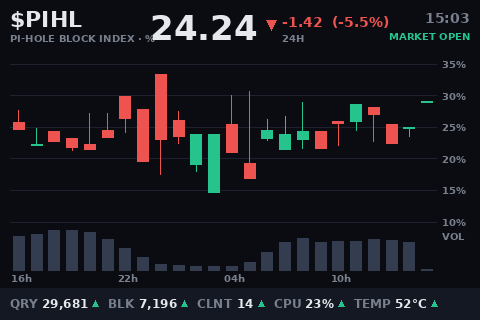

Write Python code to recreate this figure.
#!/usr/bin/env python3
"""Pi-hole LCD (480x320): stock ticker. The block rate traded as $PIHL: hourly candlesticks over 24 h, volume bars, ticker strip."""
import time, sqlite3, socket, psutil
from PIL import Image, ImageDraw, ImageFont
from datetime import datetime

# --- CONFIG ---
FB_DEV = "/dev/fb1"
WIDTH, HEIGHT = 480, 320
DB_PATH = "/etc/pihole/pihole-FTL.db"
UPDATE_INTERVAL = 4

# --- SYSTEM ---
def get_ip():
    try:
        s = socket.socket(socket.AF_INET, socket.SOCK_DGRAM)
        s.connect(("8.8.8.8", 80))
        ip = s.getsockname()[0]; s.close(); return ip
    except: return "N/A"

def get_hostname(): return socket.gethostname()

def get_temp():
    try: return int(open("/sys/class/thermal/thermal_zone0/temp").read()) / 1000
    except: return 0

def get_cpu(): return psutil.cpu_percent()

def get_mem(): return psutil.virtual_memory().percent

def get_uptime_short():
    """'12d 7h' when up for days, otherwise '7h 43m'."""
    try:
        t = int(float(open("/proc/uptime").read().split()[0]))
        d, h, m = t // 86400, (t // 3600) % 24, (t // 60) % 60
        return f"{d}d {h}h" if d else f"{h}h {m}m"
    except: return "N/A"

# --- PIHOLE ---
def get_stats():
    try:
        conn = sqlite3.connect(DB_PATH); c = conn.cursor()
        c.execute("""
        SELECT COUNT(*),
               SUM(CASE WHEN status=1 THEN 1 ELSE 0 END),
               SUM(CASE WHEN type=1 THEN 1 ELSE 0 END),
               MAX(timestamp)
        FROM queries
        WHERE timestamp >= strftime('%s','now','start of day');
        """)
        total, blocked, forwarded, last = c.fetchone()

        c.execute("SELECT COUNT(DISTINCT client) FROM queries WHERE timestamp >= strftime('%s','now','start of day');")
        clients = c.fetchone()[0]

        c.execute("""
        SELECT domain FROM queries
        WHERE status=1 AND timestamp >= strftime('%s','now','-1 day')
        GROUP BY domain
        ORDER BY MAX(timestamp) DESC
        LIMIT 7;
        """)
        last_blocked = [row[0] for row in c.fetchall()]
        conn.close()

        return {
            "total": total or 0,
            "blocked": blocked or 0,
            "forwarded": forwarded or 0,
            "blocked_pct": (blocked / total * 100) if total else 0,
            "forwarded_pct": (forwarded / total * 100) if total else 0,
            "clients": clients,
            "last": datetime.fromtimestamp(last).strftime("%H:%M") if last else "N/A",
            "last_blocked": last_blocked,
        }
    except Exception as e:
        print(e); return None

# --- HELPERS ---
def text(draw, x, y, s, c, f): draw.text((x, y), s, fill=c, font=f)

def text_w(draw, s, f): return draw.textbbox((0, 0), s, font=f)[2]

def text_right(draw, x, y, s, c, f): draw.text((x - text_w(draw, s, f), y), s, fill=c, font=f)

def text_center(draw, cx, y, s, c, f): draw.text((cx - text_w(draw, s, f) // 2, y), s, fill=c, font=f)

def fit(draw, s, f, maxw):
    """Trim s with an ellipsis so it fits maxw pixels."""
    if text_w(draw, s, f) <= maxw: return s
    while s and text_w(draw, s + "…", f) > maxw: s = s[:-1]
    return s + "…"

def panel(draw, box, fill, r=6):
    # rounded_rectangle needs Pillow >= 8.2; fall back to square corners
    if hasattr(draw, "rounded_rectangle"): draw.rounded_rectangle(box, radius=r, fill=fill)
    else: draw.rectangle(box, fill=fill)

# --- FONTS ---
FONT_PATH = "/usr/share/fonts/truetype/roboto/Roboto-Bold.ttf"
font_label = ImageFont.truetype(FONT_PATH, 10)
font_small = ImageFont.truetype(FONT_PATH, 12)
font       = ImageFont.truetype(FONT_PATH, 14)
font_title = ImageFont.truetype(FONT_PATH, 22)
font_price = ImageFont.truetype(FONT_PATH, 34)

# --- 24 H MARKET DATA ---
CANDLES = 24
MARKET_REFRESH = 300            # seconds; hourly candles change slowly

def get_market():
    """24 hourly candles of the blocked share, each from four 15-minute buckets:
    [(open, high, low, close, volume) or None], oldest first."""
    now = int(time.time())
    end = now - now % 3600 + 3600              # end of the current hour
    start = end - CANDLES * 3600
    try:
        conn = sqlite3.connect(DB_PATH); c = conn.cursor()
        c.execute("""
        SELECT (timestamp - ?) / 900, COUNT(*), SUM(CASE WHEN status=1 THEN 1 ELSE 0 END)
        FROM queries WHERE timestamp >= ? GROUP BY 1;
        """, (start, start))
        buckets = {int(k): (n, b or 0) for k, n, b in c.fetchall()}
        conn.close()
    except Exception as e:
        print(e); return None
    out = []
    for h in range(CANDLES):
        q = [buckets[k] for k in range(h * 4, h * 4 + 4) if k in buckets and buckets[k][0]]
        if not q:
            out.append(None); continue
        p = [b / n * 100 for n, b in q]
        out.append((p[0], max(p), min(p), p[-1], sum(n for n, _ in q)))
    return out

# --- DRAW ---
BG    = (10, 12, 18)
GRID  = (30, 34, 46)
FG    = (230, 232, 236)
DIM   = (120, 128, 142)
UP    = (38, 196, 140)
DOWN  = (239, 83, 80)
VOL   = (52, 60, 80)
TAPE  = (20, 24, 34)
M = 10
CH_X0, CH_X1, CH_Y0, CH_Y1 = M, WIDTH - 44, 64, 222
VOL_Y0, VOL_Y1 = 230, 270

def arrow(draw, x, y, up, color, s=6):
    """Small filled triangle (fonts may lack ▲▼)."""
    if up: draw.polygon([(x, y + s), (x + s, y + s), (x + s / 2, y)], fill=color)
    else:  draw.polygon([(x, y), (x + s, y), (x + s / 2, y + s)], fill=color)

def nice_range(lo, hi):
    lo, hi = max(0, lo - 1), min(100, hi + 1)
    step = next(s for s in (0.5, 1, 2, 5, 10, 20, 25) if (hi - lo) / s <= 5)
    return (lo // step) * step, -(-hi // step) * step, step

def draw_screen(stats):
    cpu, temp, mem = get_cpu(), get_temp(), get_mem()
    ALERT = cpu > 80 or temp > 70
    candles = get_market() or []
    live = [c for c in candles if c]

    img = Image.new("RGB", (WIDTH, HEIGHT), BG)
    draw = ImageDraw.Draw(img)

    # quote header
    price = stats["blocked_pct"] if stats else (live[-1][3] if live else 0)
    first = live[0][0] if live else price
    change = price - first
    color = UP if change >= 0 else DOWN
    text(draw, M, 6, "$PIHL", FG, font_title)
    text(draw, M, 32, "PI-HOLE BLOCK INDEX · %", DIM, font_label)
    pw = text_w(draw, f"{price:.2f}", font_price)
    text(draw, 150, 8, f"{price:.2f}", FG, font_price)
    arrow(draw, 158 + pw, 20, change >= 0, color, 10)
    rel = (change / first * 100) if first else 0
    text(draw, 174 + pw, 14, f"{change:+.2f}  ({rel:+.1f}%)", color, font)
    text(draw, 174 + pw, 32, "24H", DIM, font_label)
    is_open = stats and stats["last"] != "N/A"
    text_right(draw, WIDTH - M, 10, datetime.now().strftime("%H:%M"), DIM, font)
    text_right(draw, WIDTH - M, 30, "MARKET OPEN" if is_open else "MARKET CLOSED",
               UP if is_open else DOWN, font_label)

    # candles
    if live:
        lo, hi, step = nice_range(min(c[2] for c in live), max(c[1] for c in live))
        ys = lambda v: CH_Y1 - (v - lo) / (hi - lo) * (CH_Y1 - CH_Y0)
        v = lo
        while v <= hi + 1e-9:
            y = ys(v)
            draw.line((CH_X0, y, CH_X1, y), fill=GRID)
            text(draw, CH_X1 + 6, y - 6, f"{v:g}%", DIM, font_label)
            v += step
        slot = (CH_X1 - CH_X0) / CANDLES
        bw = max(3, int(slot * 0.62))
        vmax = max(c[4] for c in live)
        for i, c in enumerate(candles):
            if not c: continue
            o, h, l, cl, vol = c
            col = UP if cl >= o else DOWN
            xm = CH_X0 + slot * i + slot / 2
            draw.line((xm, ys(h), xm, ys(l)), fill=col)
            y0, y1 = sorted((ys(o), ys(cl)))
            draw.rectangle((xm - bw / 2, y0, xm + bw / 2, max(y1, y0 + 1)), fill=col)
            vh = (VOL_Y1 - VOL_Y0) * vol / vmax
            draw.rectangle((xm - bw / 2, VOL_Y1 - vh, xm + bw / 2, VOL_Y1), fill=VOL)
        for i in range(0, CANDLES, 6):                         # hour labels
            hr = (datetime.now().hour - (CANDLES - 1 - i)) % 24
            text(draw, CH_X0 + slot * i + 1, VOL_Y1 + 2, f"{hr:02d}h", DIM, font_label)
        text(draw, CH_X1 + 6, VOL_Y0, "VOL", DIM, font_label)
    else:
        text_center(draw, (CH_X0 + CH_X1) // 2, 130, "no trading data", DIM, font)

    # ticker tape
    draw.rectangle((0, 288, WIDTH, HEIGHT), fill=TAPE)
    items = []
    if stats:
        items += [("QRY", f"{stats['total']:,}", True), ("BLK", f"{stats['blocked']:,}", True),
                  ("CLNT", f"{stats['clients']}", True)]
    items += [("CPU", f"{cpu:.0f}%", cpu < 50), ("TEMP", f"{temp:.0f}°C", temp < 60),
              ("MEM", f"{mem:.0f}%", mem < 70)]
    x = M
    for sym, val, good in items:
        if x + text_w(draw, f"{sym} {val}", font_small) + 20 > WIDTH - (60 if ALERT else M):
            break                                          # no room for this symbol
        text(draw, x, 296, sym, DIM, font_small); x += text_w(draw, sym, font_small) + 4
        text(draw, x, 296, val, FG, font_small); x += text_w(draw, val, font_small) + 4
        arrow(draw, x, 300, good, UP if good else DOWN); x += 16
    if ALERT:
        text_right(draw, WIDTH - M, 296, "HALTED", DOWN, font_small)
    return img

# --- FB ---
from PIL import ImageChops

# RGB565 split into its high and low byte, per channel (lookup tables)
_R_HI = [v & 0xF8 for v in range(256)]
_G_HI = [v >> 5 for v in range(256)]
_G_LO = [(v & 0x1C) << 3 for v in range(256)]
_B_LO = [v >> 3 for v in range(256)]
FB_REFRESH = 60          # rewrite an unchanged frame at least this often (seconds)
_last_frame, _last_write = None, 0.0

def write_fb(img):
    """Send img to the framebuffer as little-endian RGB565 in a single write.
    Unchanged frames are skipped (but rewritten every FB_REFRESH seconds)."""
    global _last_frame, _last_write
    r, g, b = img.convert("RGB").split()
    hi = ImageChops.add(r.point(_R_HI), g.point(_G_HI))
    lo = ImageChops.add(g.point(_G_LO), b.point(_B_LO))
    frame = Image.merge("LA", (lo, hi)).tobytes()
    if frame == _last_frame and time.time() - _last_write < FB_REFRESH:
        return
    with open(FB_DEV, "wb") as f:
        f.write(frame)
    _last_frame, _last_write = frame, time.time()

# --- CPU SAVING ---
# Pi-hole numbers change slowly: query the database at most every STATS_TTL
# seconds and reuse the result for the frames in between.
STATS_TTL = 30

def _every(seconds, fn):
    cache = {"t": 0.0, "v": None}
    def wrapper(*args):
        if cache["v"] is None or time.time() - cache["t"] >= seconds:
            cache["v"], cache["t"] = fn(*args), time.time()
        return cache["v"]
    return wrapper

get_stats = _every(STATS_TTL, get_stats)
get_market = _every(MARKET_REFRESH, get_market)

# --- LOOP ---
if __name__ == "__main__":
    while True:
        write_fb(draw_screen(get_stats()))
        time.sleep(UPDATE_INTERVAL)
